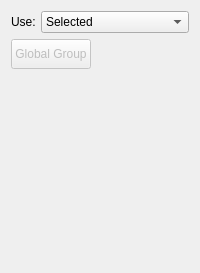
              <widget class="QWidget" name="tabGlobal">
               <property name="maximumSize">
                <size>
                 <width>300</width>
                 <height>16777215</height>
                </size>
               </property>
               <property name="layoutDirection">
                <enum>Qt::LeftToRight</enum>
               </property>
               <property name="autoFillBackground">
                <bool>true</bool>
               </property>
               <attribute name="title">
                <string>Global</string>
               </attribute>
               <layout class="QVBoxLayout" name="verticalLayout_30">
                <item>
                 <layout class="QHBoxLayout" name="horizontalLayout_9">
                  <property name="spacing">
                   <number>0</number>
                  </property>
                  <item>
                   <widget class="QLabel" name="label_13">
                    <property name="maximumSize">
                     <size>
                      <width>30</width>
                      <height>16777215</height>
                     </size>
                    </property>
                    <property name="text">
                     <string>Use:</string>
                    </property>
                   </widget>
                  </item>
                  <item>
                   <widget class="QComboBox" name="cmbGlobalParticleSelection">
                    <item>
                     <property name="text">
                      <string>Selected</string>
                     </property>
                    </item>
                    <item>
                     <property name="text">
                      <string>All</string>
                     </property>
                    </item>
                   </widget>
                  </item>
                 </layout>
                </item>
                <item>
                 <widget class="QPushButton" name="btnGroupGlobal">
                  <property name="enabled">
                   <bool>false</bool>
                  </property>
                  <property name="sizePolicy">
                   <sizepolicy hsizetype="Fixed" vsizetype="Fixed">
                    <horstretch>0</horstretch>
                    <verstretch>0</verstretch>
                   </sizepolicy>
                  </property>
                  <property name="minimumSize">
                   <size>
                    <width>0</width>
                    <height>30</height>
                   </size>
                  </property>
                  <property name="text">
                   <string>Global Group</string>
                  </property>
                  <property name="icon">
                   <iconset resource="../icons.qrc">
                    <normaloff>:/icons/icons/group-global.png</normaloff>:/icons/icons/group-global.png</iconset>
                  </property>
                  <property name="iconSize">
                   <size>
                    <width>20</width>
                    <height>20</height>
                   </size>
                  </property>
                 </widget>
                </item>
                <item>
                 <spacer name="spcGroup_Buttons_Top">
                  <property name="orientation">
                   <enum>Qt::Vertical</enum>
                  </property>
                  <property name="sizeType">
                   <enum>QSizePolicy::Expanding</enum>
                  </property>
                  <property name="sizeHint" stdset="0">
                   <size>
                    <width>17</width>
                    <height>193</height>
                   </size>
                  </property>
                 </spacer>
                </item>
               </layout>
              </widget>
